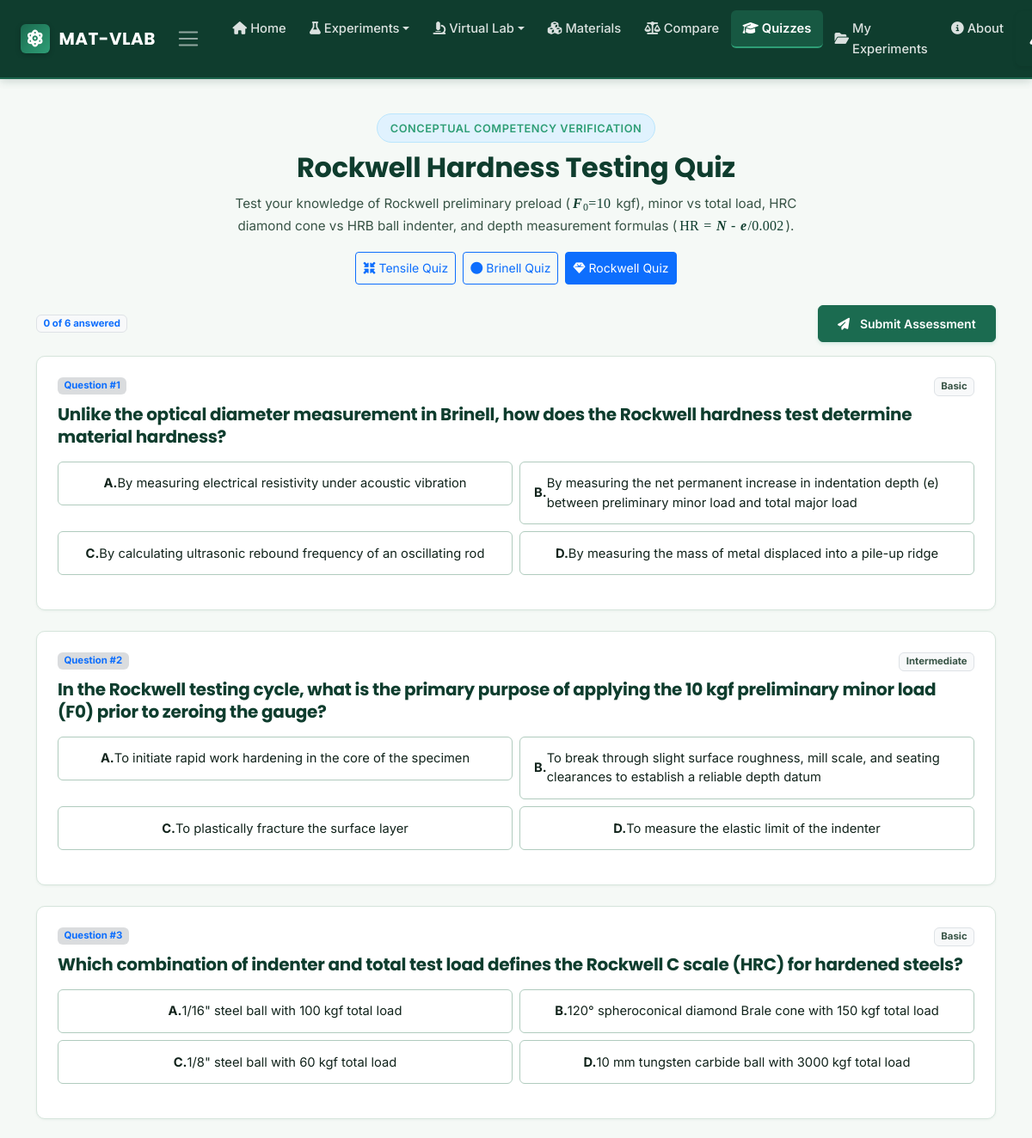
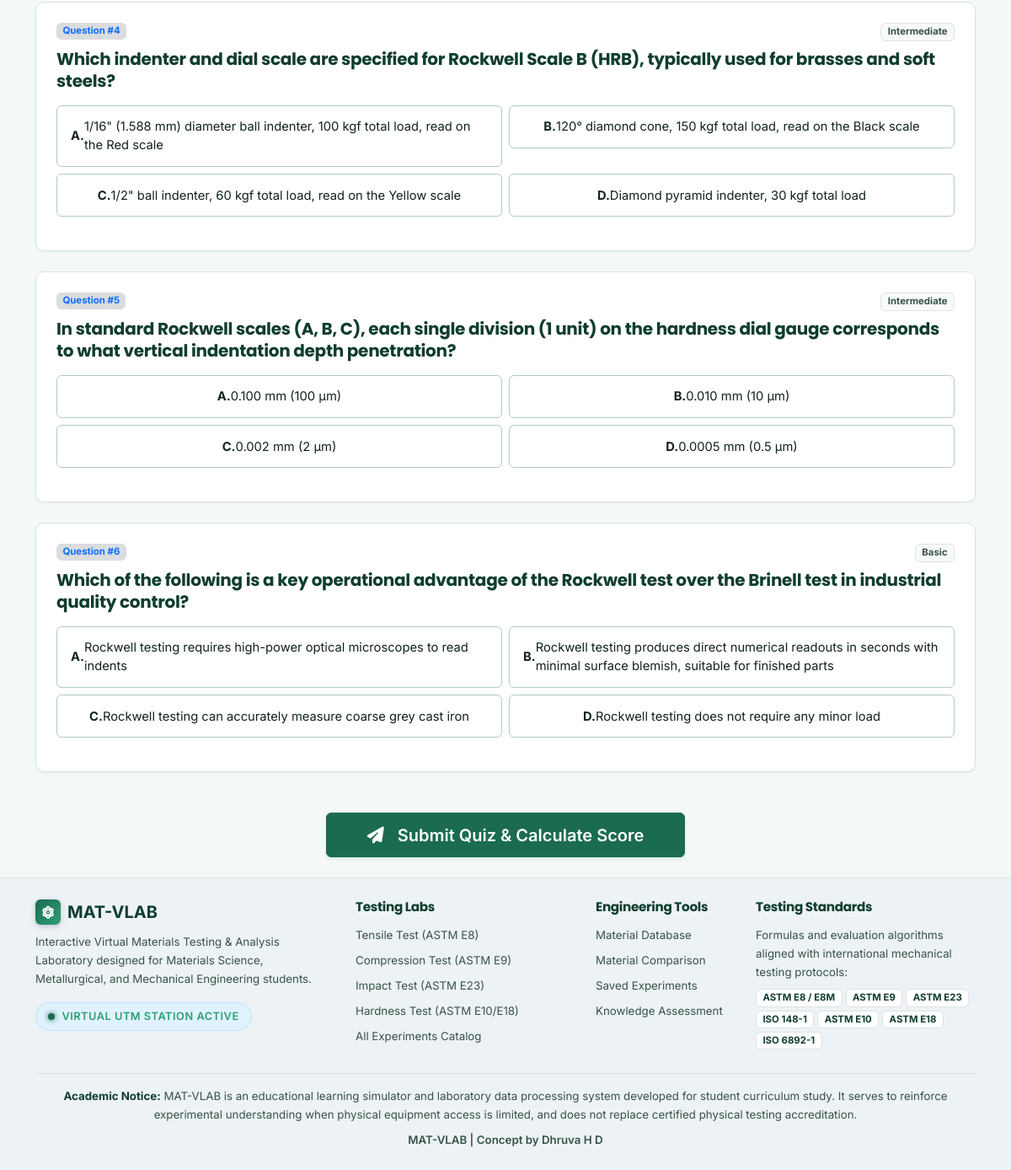
Screenshot of /quiz?type=rockwell with the database file from the repository (2 pictures, top to bottom).
### tables this page shows
CREATE TABLE quiz_questions (
        id INTEGER PRIMARY KEY AUTOINCREMENT,
        experiment_type TEXT NOT NULL,
        question TEXT NOT NULL,
        option_a TEXT NOT NULL,
        option_b TEXT NOT NULL,
        option_c TEXT NOT NULL,
        option_d TEXT NOT NULL,
        correct_option TEXT NOT NULL, -- 'A', 'B', 'C', or 'D'
        explanation TEXT NOT NULL,
        difficulty TEXT DEFAULT 'Intermediate'
    );

### app.py (the view)
@app.route('/quizzes')
@app.route('/quiz')
@login_required
def quizzes():
    exp_type = request.args.get('type', 'tensile').lower()
    if exp_type not in ['tensile', 'brinell', 'rockwell']:
        exp_type = 'tensile'
    q_list = get_quiz_questions(experiment_type=exp_type, limit=10)
    return render_template('quizzes.html', active_page='quizzes', questions=q_list, experiment_type=exp_type)

### app.py (called while the page is built)
def login_required(f):
    @wraps(f)
    def decorated_function(*args, **kwargs):
        return f(*args, **kwargs)
    return decorated_function

@app.context_processor
def inject_student_context():
    name = session.get('student_name')
    university = session.get('university')
    student = None
    if name:
        student = {
            'name': name,
            'university': university or 'Engineering Institution',
            'session_id': session.get('session_id')
        }
    return {
        'current_student': student,
        'is_logged_in': True,  # Full laboratory navigation is permanently visible
        'is_admin': bool(session.get('is_admin'))
    }

### models/database.py (called while the page is built)
def get_database_path():
    path = os.environ.get('DATABASE_PATH')
    if not path:
        base_dir = os.path.dirname(os.path.dirname(os.path.abspath(__file__)))
        path = os.path.join(base_dir, 'materials.db')
    return os.path.abspath(path)

def get_database_url():
    url = os.environ.get('DATABASE_URL')
    if url:
        url = url.strip()
        if url.startswith('postgres://'):
            url = 'postgresql://' + url[len('postgres://'):]
        if url:
            return url
    return None

def get_db_connection():
    pg_url = get_database_url()
    if pg_url:
        try:
            import psycopg2
        except ImportError:
            try:
                import psycopg as psycopg2
            except ImportError:
                raise ImportError(
                    "PostgreSQL DATABASE_URL is configured, but 'psycopg2' (or 'psycopg') is not installed. "
                    "Please ensure 'psycopg2-binary' is in requirements.txt and installed."
                )
        raw_conn = psycopg2.connect(pg_url)
        return PgConnection(raw_conn)
    else:
        db_path = get_database_path()
        parent_dir = os.path.dirname(db_path)
        if parent_dir and not os.path.exists(parent_dir):
            os.makedirs(parent_dir, exist_ok=True)
        conn = sqlite3.connect(db_path)
        conn.row_factory = sqlite3.Row
        return conn

def get_quiz_questions(experiment_type='tensile', limit=10):
    conn = get_db_connection()
    questions = conn.execute('''
    SELECT * FROM quiz_questions WHERE experiment_type = ? ORDER BY id ASC LIMIT ?
    ''', (experiment_type, limit)).fetchall()
    conn.close()
    return [dict(q) for q in questions]

### templates/quizzes.html (shortened to what this page needs)
{% extends "base.html" %}
{% block content %}
<div class="container py-4">
  <div class="text-center mb-4">
    <span class="badge-lab mb-2">Conceptual Competency Verification</span>
    <h1 class="fw-bold text-navy fs-2">
      {% if experiment_type == 'brinell' %}
        Brinell Hardness Testing Quiz
      {% elif experiment_type == 'rockwell' %}
        Rockwell Hardness Testing Quiz
      {% else %}
        Tensile Testing &amp; Mechanics Quiz
      {% endif %}
    </h1>
    <p class="text-secondary mx-auto" style="max-width: 680px;">
    </p>
    <div class="d-flex justify-content-center gap-2 mt-3 flex-wrap">
      <a href="{{ url_for('quizzes', type='tensile') }}" class="btn btn-sm {% if experiment_type == 'tensile' or not experiment_type %}btn-primary{% else %}btn-outline-primary{% endif %}">
        <i class="fas fa-compress-arrows-alt me-1"></i> Tensile Quiz
      </a>
      <a href="{{ url_for('quizzes', type='brinell') }}" class="btn btn-sm {% if experiment_type == 'brinell' %}btn-primary{% else %}btn-outline-primary{% endif %}">
        <i class="fas fa-circle me-1"></i> Brinell Quiz
      </a>
      <a href="{{ url_for('quizzes', type='rockwell') }}" class="btn btn-sm {% if experiment_type == 'rockwell' %}btn-primary{% else %}btn-outline-primary{% endif %}">
        <i class="fas fa-gem me-1"></i> Rockwell Quiz
      </a>
    </div>
  </div>
  <div class="d-flex justify-content-between align-items-center mb-3">
    <span id="quiz-answered-count" class="badge bg-light text-primary border">
      0 of {{ questions|length }} answered
    </span>
    <button type="button" class="btn btn-sm btn-lab-success" onclick="submitQuiz()">
      <i class="fas fa-paper-plane me-1"></i> Submit Assessment
    </button>
  </div>
  <div class="d-flex flex-column gap-4 mb-5" id="questions-container">
    {% for q in questions %}
    <div class="lab-card p-4" id="quiz-card-{{ q.id }}">
      <div class="d-flex justify-content-between align-items-start mb-2">
        <span class="badge bg-secondary bg-opacity-25 text-primary">Question #{{ loop.index }}</span>
        <span class="badge bg-light text-secondary border">{{ q.difficulty }}</span>
      </div>
      <h5 class="text-navy fw-bold mb-3">{{ q.question }}</h5>
      <div class="row g-2 mb-3">
        <div class="col-md-6">
          <button type="button" class="btn form-lab-control w-100 text-start quiz-option-btn" id="opt-{{ q.id }}-A" data-option="A" onclick="selectOption({{ q.id }}, 'A')">
            <strong>A.</strong> {{ q.option_a }}
          </button>
        </div>
        <div class="col-md-6">
          <button type="button" class="btn form-lab-control w-100 text-start quiz-option-btn" id="opt-{{ q.id }}-B" data-option="B" onclick="selectOption({{ q.id }}, 'B')">
            <strong>B.</strong> {{ q.option_b }}
          </button>
        </div>
        <div class="col-md-6">
          <button type="button" class="btn form-lab-control w-100 text-start quiz-option-btn" id="opt-{{ q.id }}-C" data-option="C" onclick="selectOption({{ q.id }}, 'C')">
            <strong>C.</strong> {{ q.option_c }}
          </button>
        </div>
        <div class="col-md-6">
          <button type="button" class="btn form-lab-control w-100 text-start quiz-option-btn" id="opt-{{ q.id }}-D" data-option="D" onclick="selectOption({{ q.id }}, 'D')">
            <strong>D.</strong> {{ q.option_d }}
          </button>
        </div>
      </div>
    </div>
    {% endfor %}
  </div>
  <div class="text-center">
    <button type="button" class="btn btn-lg btn-lab-success px-5" onclick="submitQuiz()">
      <i class="fas fa-paper-plane me-2"></i> Submit Quiz &amp; Calculate Score
    </button>
  </div>
</div>
{% endblock %}

### static/css/style.css (style rules this page uses)
:root { --primary-green: #0f3d2e; --primary-green-hover: #08261c; --secondary-green: #1b6b50; --secondary-green-hover: #14533e; --accent-green: #2e9e76; --accent-green-hover: #248261; --light-green: #e8f5ef; --light-green-border: #b7e4cf; --background: #f5f9f6; --surface: #ffffff; --text-primary: #11231b; --text-secondary: #375345; --border: #d6e5dc; --border-strong: #b0cbbe; --bg-primary: var(--background); --bg-secondary: #edf5f0; --bg-card: var(--surface); --bg-card-hover: #fafdfb; --bg-input: #ffffff; --border-color: var(--border); --primary-navy: var(--primary-green); --primary-navy-hover: var(--primary-green-hover); --steel-blue: var(--secondary-green); --steel-blue-hover: var(--secondary-green-hover); --steel-blue-light: var(--light-green); --accent-teal: var(--secondary-green); --accent-cyan: var(--accent-green); --color-success: #1b6b50; --color-success-bg: #e8f5ef; --color-success-border: #b7e4cf; --color-warning: #b45309; --color-warning-bg: #fffbeb; --color-warning-border: #fde68a; --color-danger: #b91c1c; --color-danger-bg: #fef2f2; --color-danger-border: #fecaca; --color-info: #0d9488; --color-info-bg: #f0fdfa; --color-info-border: #99f6e4; --color-purple: #6d28d9; --text-main: var(--text-primary); --text-muted: #5c7c6e; --text-light: #8fa99c; --text-white: #ffffff; --font-heading: 'Poppins', system-ui, -apple-system, sans-serif; --font-body: 'Inter', system-ui, -apple-system, sans-serif; --font-mono: 'JetBrains Mono', 'SF Mono', Consolas, Menlo, monospace; --shadow-sm: 0 1px 3px rgba(15, 61, 46, 0.06); --shadow-md: 0 4px 12px rgba(15, 61, 46, 0.08); --shadow-lg: 0 10px 25px rgba(15, 61, 46, 0.12); --radius-sm: 6px; --radius-md: 10px; --radius-lg: 14px; }
*, *::before, *::after { box-sizing: border-box; }
html, body { overflow-x: hidden; width: 100%; }
body { font-family: var(--font-body); background-color: var(--bg-primary); color: var(--text-main); min-height: 100vh; display: flex; flex-direction: column; line-height: 1.65; font-size: 0.95rem; -webkit-font-smoothing: antialiased; -moz-osx-font-smoothing: grayscale; }
h1, h2, h3, h4, h5, h6, .h1, .h2, .h3, .h4, .h5, .h6 { font-family: var(--font-heading); color: var(--primary-navy); font-weight: 700; line-height: 1.3; letter-spacing: -0.3px; }
p { margin-bottom: 1rem; color: var(--text-main); }
.text-navy { color: var(--primary-navy) !important; }
.text-secondary { color: var(--text-secondary) !important; }
a { color: var(--steel-blue); text-decoration: none; transition: color 0.2s ease; }
.badge-lab { display: inline-flex; align-items: center; gap: 0.5rem; background: #e0f2fe; color: var(--accent-cyan); border: 1px solid #bae6fd; padding: 0.35rem 0.9rem; border-radius: 9999px; font-size: 0.8rem; font-weight: 600; letter-spacing: 0.5px; text-transform: uppercase; }
.lab-card { background-color: var(--bg-card); border: 1px solid var(--border-color); border-radius: var(--radius-md); padding: 1.5rem; box-shadow: var(--shadow-sm); transition: all 0.25s ease; position: relative; overflow: hidden; }
.btn-lab-success { background-color: var(--color-success); border: 1px solid var(--color-success); color: #ffffff !important; font-family: var(--font-body); font-weight: 600; padding: 0.65rem 1.4rem; border-radius: var(--radius-sm); display: inline-flex; align-items: center; justify-content: center; gap: 0.5rem; transition: all 0.2s ease; box-shadow: 0 2px 4px rgba(5, 150, 105, 0.15); min-height: 42px; }
.form-lab-control { background-color: #ffffff; border: 1px solid var(--border-strong); color: var(--text-main); padding: 0.6rem 0.85rem; border-radius: var(--radius-sm); font-family: var(--font-body); font-size: 0.92rem; transition: border-color 0.2s ease, box-shadow 0.2s ease; min-height: 42px; }
.quiz-option-btn { background-color: #ffffff; border: 1.5px solid var(--border-strong); color: var(--text-main); padding: 0.85rem 1rem; border-radius: var(--radius-sm); font-family: var(--font-body); transition: all 0.2s ease; min-height: 48px; cursor: pointer; }
.form-lab-control, .form-select, .form-control, .input-group-text { min-height: 44px; }
.btn { min-height: 44px; display: inline-flex; align-items: center; justify-content: center; }
.btn-sm { min-height: 38px; }

### rows the page displays
quiz_questions: difficulty "Basic", question "Unlike the optical diameter measurement in Brinell, how does the Rockwell hardness test determine material hardness?", option_a "By measuring electrical resistivity under acoustic vibration", option_b "By measuring the net permanent increase in indentation depth (e) between preliminary minor load and total major load", option_c "By calculating ultrasonic rebound frequency of an oscillating rod", option_d "By measuring the mass of metal displaced into a pile-up ridge"
quiz_questions: difficulty "Intermediate", question "In the Rockwell testing cycle, what is the primary purpose of applying the 10 kgf preliminary minor load (F0) prior to zeroing the gauge?", option_a "To initiate rapid work hardening in the core of the specimen", option_b "To break through slight surface roughness, mill scale, and seating clearances to establish a reliable depth datum", option_c "To plastically fracture the surface layer", option_d "To measure the elastic limit of the indenter"
quiz_questions: difficulty "Basic", question "Which combination of indenter and total test load defines the Rockwell C scale (HRC) for hardened steels?", option_a "1/16\" steel ball with 100 kgf total load", option_b "120° spheroconical diamond Brale cone with 150 kgf total load", option_c "1/8\" steel ball with 60 kgf total load", option_d "10 mm tungsten carbide ball with 3000 kgf total load"
quiz_questions: difficulty "Intermediate", question "Which indenter and dial scale are specified for Rockwell Scale B (HRB), typically used for brasses and soft steels?", option_a "1/16\" (1.588 mm) diameter ball indenter, 100 kgf total load, read on the Red scale", option_b "120° diamond cone, 150 kgf total load, read on the Black scale", option_c "1/2\" ball indenter, 60 kgf total load, read on the Yellow scale", option_d "Diamond pyramid indenter, 30 kgf total load"
quiz_questions: difficulty "Intermediate", question "In standard Rockwell scales (A, B, C), each single division (1 unit) on the hardness dial gauge corresponds to what vertical indentation depth penetration?", option_a "0.100 mm (100 µm)", option_b "0.010 mm (10 µm)", option_c "0.002 mm (2 µm)", option_d "0.0005 mm (0.5 µm)"
quiz_questions: difficulty "Basic", question "Which of the following is a key operational advantage of the Rockwell test over the Brinell test in industrial quality control?", option_a "Rockwell testing requires high-power optical microscopes to read indents", option_b "Rockwell testing produces direct numerical readouts in seconds with minimal surface blemish, suitable for finished parts", option_c "Rockwell testing can accurately measure coarse grey cast iron", option_d "Rockwell testing does not require any minor load"

### other values shown
{{ questions|length }} "6"
